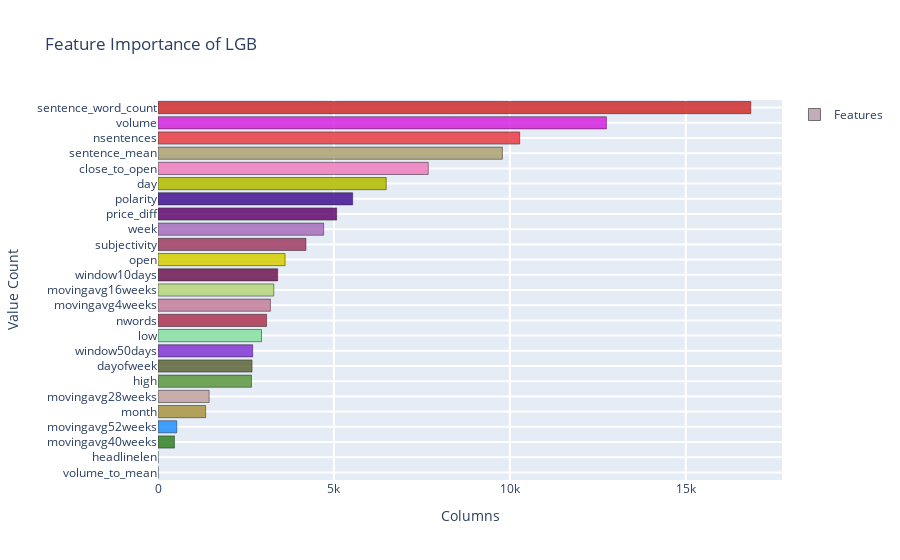

The code cell stored with this chart in its notebook:
### Code cell
def generate_color():
    color = '#{:02x}{:02x}{:02x}'.format(*map(lambda x: np.random.randint(0, 255), range(3)))
    return color

df = pd.DataFrame({'imp': model.feature_importances_, 'col':fcol})
df = df.sort_values(['imp','col'], ascending=[True, False])
importance_df = [df]
for dd in importance_df:  
    colors = []
    for i in range(len(dd)):
         colors.append(generate_color())

    data = [
        go.Bar(
        orientation = 'h',
        x=dd.imp,
        y=dd.col,
        name='Features',
        textfont=dict(size=20),
            marker=dict(
            color= colors,
            line=dict(
                color='#000000',
                width=0.5
            ),
            opacity = 0.87
        )
    )
    ]
    layout= go.Layout(
        title= 'Feature Importance of LGB',
        xaxis= dict(title='Columns', ticklen=5, zeroline=False, gridwidth=2),
        yaxis=dict(title='Value Count', ticklen=5, gridwidth=2),
        showlegend=True
    )

    py.iplot(dict(data=data,layout=layout), filename='horizontal-bar')

### Figure 1 — Plotly figure (JSON) as saved in the notebook; plotly's stock layout.template omitted (floating-point values rounded to 4 significant figures)
{"data": [{"marker": {"color": ["#c4adbb", "#ea7624", "#358329", "#2793fe", "#ab9645", "#c4a3a0", "#5e9942", "#5f693d", "#8439d5", "#88e1a0", "#ae3753", "#c4819c", "#b7d67b", "#701b52", "#d8cf05", "#a03f66", "#a971bd", "#660d71", "#461695", "#b4bc01", "#f07fbe", "#aea375", "#e74047", "#d726df", "#d03130"], "line": {"color": "#000000", "width": 0.5}, "opacity": 0.87}, "name": "Features", "orientation": "h", "textfont": {"size": 20}, "type": "bar", "x": [0, 0, 468, 533, 1355, 1454, 2657, 2673, 2692, 2942, 3087, 3196, 3291, 3402, 3612, 4205, 4708, 5079, 5534, 6487, 7681, 9789, 10281, 12747, 16850], "y": ["volume_to_mean", "headlinelen", "movingavg40weeks", "movingavg52weeks", "month", "movingavg28weeks", "high", "dayofweek", "window50days", "low", "nwords", "movingavg4weeks", "movingavg16weeks", "window10days", "open", "subjectivity", "week", "price_diff", "polarity", "day", "close_to_open", "sentence_mean", "nsentences", "volume", "sentence_word_count"]}], "layout": {"showlegend": true, "title": {"text": "Feature Importance of LGB"}, "xaxis": {"gridwidth": 2, "ticklen": 5, "title": {"text": "Columns"}, "zeroline": false}, "yaxis": {"gridwidth": 2, "ticklen": 5, "title": {"text": "Value Count"}}}}
